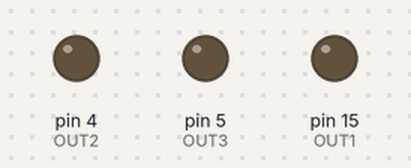
Bench run of a sketch on a simulated Arduino Uno, built with avr-gcc and run on an emulated ATmega328P. Parts: output pins drawn as LEDs (lit = HIGH).

Above: at 0.1 s.
At 0.5 s:
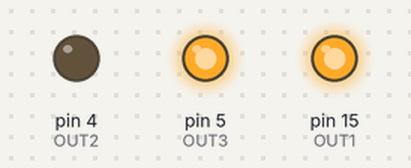
At 0.7 s:
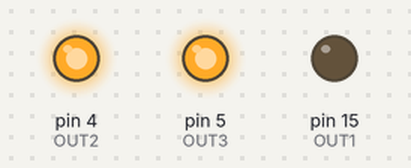
At 1.1 s:
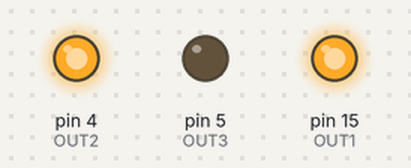
At 1.7 s:
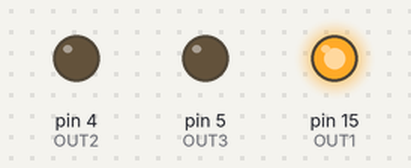
At 2.3 s:
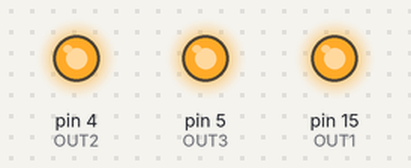
Timing chart, 0 to 3.0 s (numbered marks = the images above):
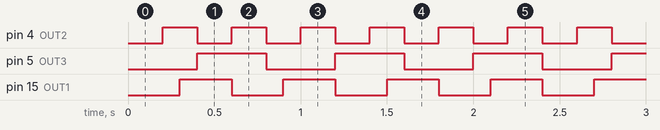

Measured:
- by itself, pin 4 (OUT2): alternates HIGH for 0.20 s and LOW for 0.20 s
- by itself, pin 5 (OUT3): alternates HIGH for 0.40 s and LOW for 0.40 s
- by itself, pin 15 (OUT1): alternates HIGH for 0.30 s and LOW for 0.30 s

The sketch:

aula2.1.ino.ino
```cpp
#define OUT1 15
#define OUT2 4
#define OUT3 5

#define OUT1_INTERVAL 300
#define OUT2_INTERVAL 200
#define OUT3_INTERVAL 400

unsigned long lastTime1 = 0;
unsigned long lastTime2 = 0;
unsigned long lastTime3 = 0;

void setup() {
  pinMode(OUT1, OUTPUT);
  pinMode(OUT2, OUTPUT);
  pinMode(OUT3, OUTPUT);
}

void loop() {
  unsigned long now = millis();

  if (now - lastTime1 >= OUT1_INTERVAL) {
    digitalWrite(OUT1, !digitalRead(OUT1));
    lastTime1 = now;
  }

  if (now - lastTime2 >= OUT2_INTERVAL) {
    digitalWrite(OUT2, !digitalRead(OUT2));
    lastTime2 = now;
  }

  if (now - lastTime3 >= OUT3_INTERVAL) {
    digitalWrite(OUT3, !digitalRead(OUT3));
    lastTime3 = now;
  }
}
```
